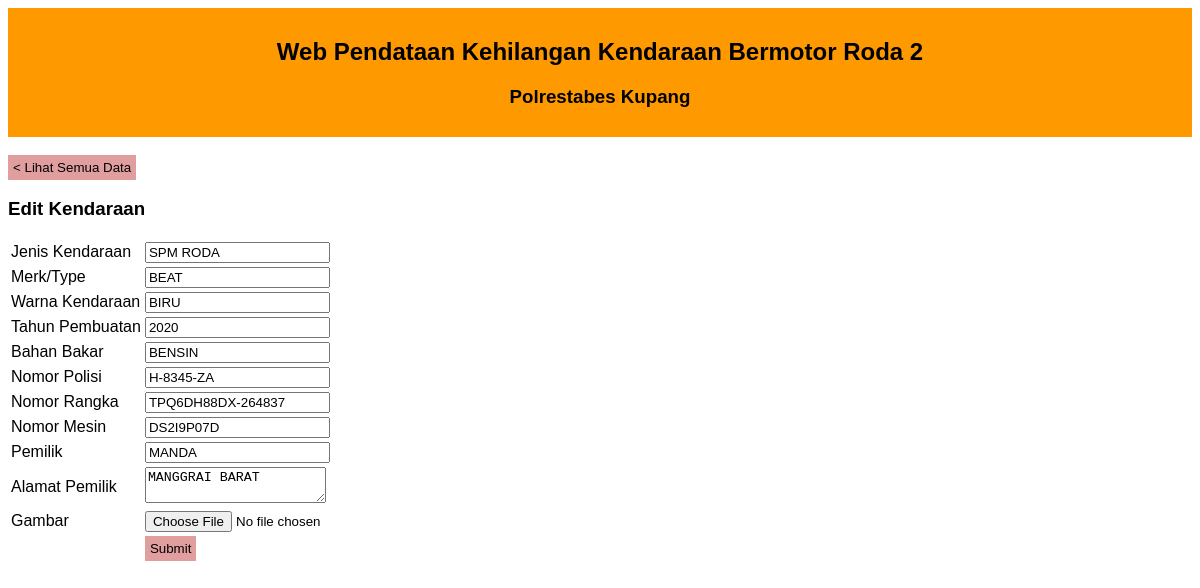
/form_edit.php?id=4 (signed in), run on the app's committed database.
### tables this page shows
CREATE TABLE `kendaraan` (
  `id` int(11) NOT NULL,
  `jenis` varchar(8) NOT NULL,
  `merk` varchar(50) NOT NULL,
  `warna` varchar(50) NOT NULL,
  `tahun` varchar(4) NOT NULL,
  `bbm` varchar(80) NOT NULL,
  `nopol` varchar(80) NOT NULL,
  `norangka` varchar(80) NOT NULL,
  `nomesin` varchar(80) NOT NULL,
  `pemilik` varchar(80) NOT NULL,
  `alamat` text NOT NULL,
  `gambar` varchar(50) NOT NULL
);

### form_edit.php (the view, shortened to what this page needs)
<?php
include "+koneksi.php";
?>
<!DOCTYPE html>
<html>
<head>
	<link rel="stylesheet" type="text/css" href="style.css">
</head>
<body>
	<div class="judul">
		<h2>Web Pendataan Kehilangan Kendaraan Bermotor Roda 2</h2>
		<h3>Polrestabes Kupang</h3>
	</div>
	<br />
	<a href="index.php">
		<button>< Lihat Semua Data</button>
	</a>
	<h3>Edit Kendaraan</h3>
	<form action="proses_edit.php" method="post">
		<?php
		$id = $_GET['id'];
		$query = $con->prepare("SELECT * FROM kendaraan WHERE id = :id");
		$query->bindValue(':id', $id);
		$query->execute();
		$data = $query->fetch();
		?>
		<table>
			<tr>
				<td>Jenis Kendaraan</td>
				<td>
					<input type="text" name="jenis" value="<?php echo $data['jenis'] ?>" required>
				</td>
			</tr>
			<tr>
				<td>Merk/Type</td>
				<td><input type="text" name="merk" value="<?php echo $data['merk'] ?>" required></td>
			</tr>
			<tr>
				<td>Warna Kendaraan</td>
				<td><input type="text" name="warna" value="<?php echo $data['warna'] ?>" required></td>
			</tr>
			<tr>
				<td>Tahun Pembuatan</td>
				<td><input type="number" name="tahun" value="<?php echo $data['tahun'] ?>" required></td>
			</tr>
			<tr>
				<td>Bahan Bakar</td>
				<td><input type="text" name="bbm" value="<?php echo $data['bbm'] ?>" required></td>
			</tr>
			<tr>
				<td>Nomor Polisi</td>
				<td><input type="text" name="nopol" value="<?php echo $data['nopol'] ?>" required></td>
			</tr>
			<tr>
				<td>Nomor Rangka</td>
				<td><input type="text" name="norangka" value="<?php echo $data['norangka'] ?>" required></td>
			</tr>
			<tr>
				<td>Nomor Mesin</td>
				<td><input type="text" name="nomesin" value="<?php echo $data['nomesin'] ?>" required></td>
			</tr>
			<tr>
				<td>Pemilik</td>
				<td><input type="text" name="pemilik" value="<?php echo $data['pemilik'] ?>" required></td>
			</tr>
			<tr>
				<td>Alamat Pemilik</td>
				<td><textarea name="alamat" required><?php echo $data['alamat'] ?></textarea></td>
			</tr>
			<tr>
				<td>Gambar</td>
				<td><input type="file" name="gambar" required></td>
			</tr>
				<td></td>
				<td><button type="submit">Submit</button></td>
		</table>
	</form>
</body>
</html>

### style.css (style rules this page uses)
body { font-family: Calibri, 'Trebuchet MS', sans-serif; }
.judul { background: #ff9900; padding: 10px; text-align: center; }
a { text-decoration: none; }
button { background-color: #e09e9e; border: 0px; padding: 5px; }

### data on the page
kendaraan: jenis "SPM RODA", merk "BEAT", warna "BIRU", tahun "2020", bbm "BENSIN", nopol "H-8345-ZA", norangka "TPQ6DH88DX-264837", nomesin "DS2I9P07D", pemilik "MANDA", alamat "MANGGRAI BARAT"
